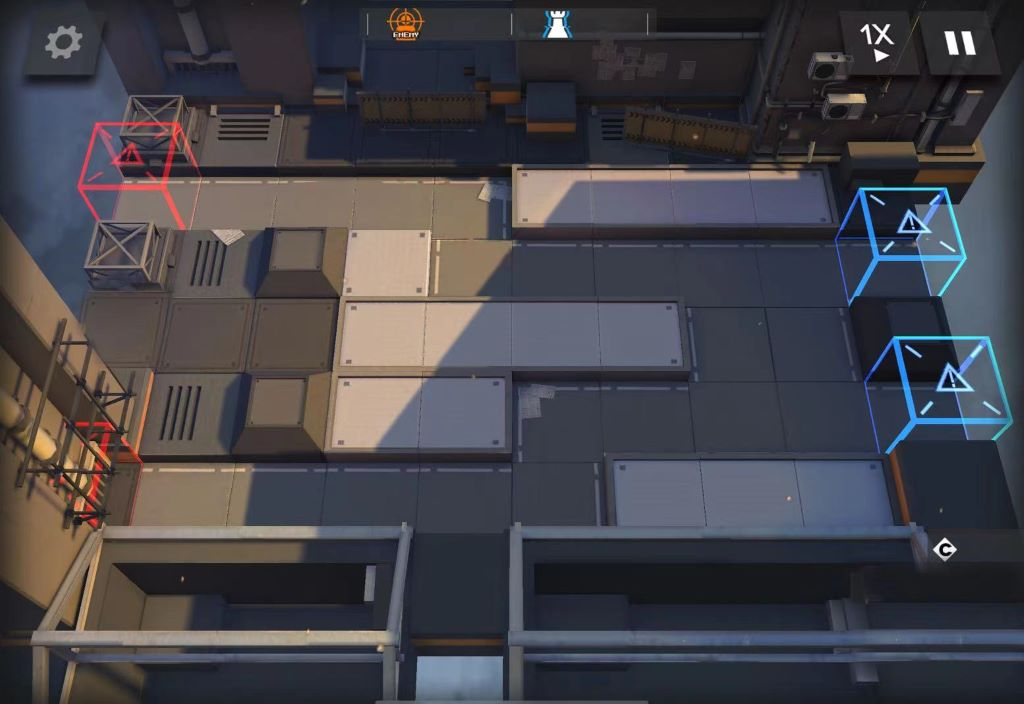

Rendered tile map (Tiled .tmx) drawn with the repository's tilesets; below, a short description and the map source with its tile grids summarised:
An orthogonal 32x22 tile map with 32x32 px tiles, 1 tile layer (background) and 102 objects.

<map version="1.10" tiledversion="1.10.2" orientation="orthogonal" renderorder="right-down" width="32" height="22" tilewidth="32" tileheight="32" infinite="0" nextlayerid="8" nextobjectid="106">
 <tileset firstgid="1" source="map01.tsx" />
 <layer id="1" name="background" width="32" height="22">
  <data>[704 cells, 704 non-empty, 704 distinct tile ids]</data>
 </layer>
 <objectgroup id="2" name="road01" visible="0">
  <object id="1" x="167.333" y="494" />
  <object id="2" x="198.75" y="494" />
  <object id="3" x="230.25" y="492.5" />
  <object id="4" x="262.5" y="493.5" />
  <object id="5" x="293.75" y="493.5" />
  <object id="6" x="323.75" y="492.25" />
  <object id="7" x="351.5" y="491.5" />
  <object id="8" x="380.5" y="491.5" />
  <object id="9" x="410.75" y="491" />
  <object id="10" x="442.25" y="490.25" />
  <object id="11" x="470.75" y="490.75" />
  <object id="12" x="500.5" y="490" />
  <object id="13" x="530.25" y="491.75" />
  <object id="14" x="543.5" y="465.75" />
  <object id="15" x="557.75" y="442.25" />
  <object id="16" x="574.25" y="418.25" />
  <object id="17" x="600" y="417.25" />
  <object id="18" x="627" y="416.75" />
  <object id="19" x="652" y="416.5" />
  <object id="20" x="677.75" y="416" />
  <object id="21" x="707.25" y="415.75" />
  <object id="22" x="738.25" y="415.75" />
  <object id="23" x="764.75" y="415.75" />
  <object id="24" x="794.75" y="416.25" />
  <object id="25" x="825.75" y="415.75" />
  <object id="26" x="856.5" y="415.5" />
  <object id="27" x="885.5" y="417.75" />
  <object id="28" x="910.25" y="415.75" />
  <object id="29" x="936" y="416.25" width="0.5" height="0.75" />
  <object id="30" x="935.5" y="414.25" />
 </objectgroup>
 <objectgroup id="4" name="road02">
  <object id="31" x="176.364" y="203.273" />
  <object id="32" x="204" y="203.273" />
  <object id="33" x="231.636" y="202.364" />
  <object id="34" x="258" y="202" />
  <object id="35" x="286.727" y="201.818" />
  <object id="36" x="315.455" y="201.273" />
  <object id="37" x="342" y="201.636" />
  <object id="38" x="368.182" y="201.273" />
  <object id="39" x="393.818" y="201.273" />
  <object id="40" x="420.182" y="201.636" />
  <object id="43" x="446.909" y="212.727" />
  <object id="44" x="468.545" y="236.364" />
  <object id="45" x="491.273" y="257.273" />
  <object id="46" x="518.182" y="257.455" />
  <object id="47" x="543.636" y="257.818" />
  <object id="48" x="568.727" y="257.455" />
  <object id="49" x="596.545" y="257.636" />
  <object id="50" x="625.273" y="258.182" />
  <object id="51" x="652.909" y="258.364" />
  <object id="52" x="679.818" y="258.909" />
  <object id="53" x="705.455" y="258.545" />
  <object id="54" x="732" y="258.727" />
  <object id="55" x="758.727" y="258.545" />
  <object id="56" x="786.727" y="258.364" />
  <object id="57" x="814.182" y="258.727" />
  <object id="58" x="841.091" y="259.455" />
  <object id="59" x="867.818" y="259.273" />
  <object id="60" x="894.182" y="258.545" />
 </objectgroup>
 <objectgroup id="5" name="position_jin" visible="0">
  <object id="61" x="203.333" y="177" width="45.6667" height="45.6667" />
  <object id="62" x="283.667" y="177.333" width="51.6667" height="44.3333" />
  <object id="63" x="373" y="196.333" height="0.666667" />
  <object id="64" x="359.667" y="176.333" width="62" height="45.6667" />
  <object id="65" x="443" y="174.667" width="47" height="47" />
  <object id="66" x="444.333" y="240.667" width="45.3333" height="47.6667" />
  <object id="67" x="518.667" y="240.333" width="48.3333" height="49" />
  <object id="68" x="602.667" y="241.667" width="48.3333" height="44.6667" />
  <object id="69" x="690.333" y="243.667" width="53" height="54.3333" />
  <object id="70" x="769" y="244" width="51.6667" height="48.6667" />
  <object id="71" x="699.667" y="312" width="53.6667" height="54.3333" />
  <object id="72" x="784.333" y="313" width="52" height="50.6667" />
  <object id="73" x="796.333" y="384" width="55.6667" height="61" />
  <object id="74" x="705.333" y="383" width="58.6667" height="57.6667" />
  <object id="75" x="615.333" y="388.333" width="54" height="55.6667" />
  <object id="76" x="528.667" y="391.333" width="53.3333" height="53.3333" />
  <object id="77" x="520.333" y="466" width="58.6667" height="58.6667" />
  <object id="78" x="426.333" y="469.667" width="61.6667" height="59" />
  <object id="79" x="333" y="467.333" width="63.3333" height="56.3333" />
  <object id="80" x="241.667" y="470.333" width="51.3333" height="53.3333" />
  <object id="81" x="149.333" y="468.667" width="50.6667" height="50.3333" />
 </objectgroup>
 <objectgroup id="6" name="position_yuan" visible="0">
  <object id="82" x="370.667" y="408.667" width="0.333333" />
  <object id="83" x="345" y="376.667" width="53" height="53.6667" />
  <object id="84" x="432.333" y="377.333" width="56.6667" height="58" />
  <object id="85" x="355" y="300" width="49.3333" height="52.3333" />
  <object id="86" x="438.333" y="300.333" width="52" height="51.6667" />
  <object id="87" x="524.667" y="301" width="52.3333" height="57.6667" />
  <object id="88" x="606.333" y="300.667" width="53" height="57" />
  <object id="89" x="359.667" y="233" width="46.3333" height="47" />
  <object id="90" x="625.667" y="459.667" width="53.6667" height="56" />
  <object id="91" x="737.667" y="488.333" width="2.33333" height="1" />
  <object id="92" x="715.333" y="459" width="61.6667" height="62.6667" />
  <object id="93" x="807" y="457.333" width="60" height="59" />
  <object id="94" x="758.667" y="165" width="49.6667" height="52.3333" />
  <object id="95" x="709.667" y="192.333" width="0.666667" />
  <object id="96" x="600" y="165.667" width="51.3333" height="52" />
  <object id="97" x="520.333" y="166" width="50" height="51.3333" />
  <object id="98" x="679.667" y="165" width="54.6667" height="51" />
 </objectgroup>
 <objectgroup id="7" name="set">
  <object id="99" x="923.333" y="602.667" height="0.666667" />
  <object id="100" x="923.333" y="606.333" width="83" height="83.3333" />
  <object id="101" x="825" y="607" width="80" height="83" />
  <object id="102" x="735.667" y="606.667" width="76.6667" height="83.6667" />
  <object id="103" x="643.333" y="605.667" width="77.6667" height="83" />
  <object id="104" x="544.333" y="606.667" width="84" height="81.6667" />
 </objectgroup>
 <imagelayer id="3" />
</map>